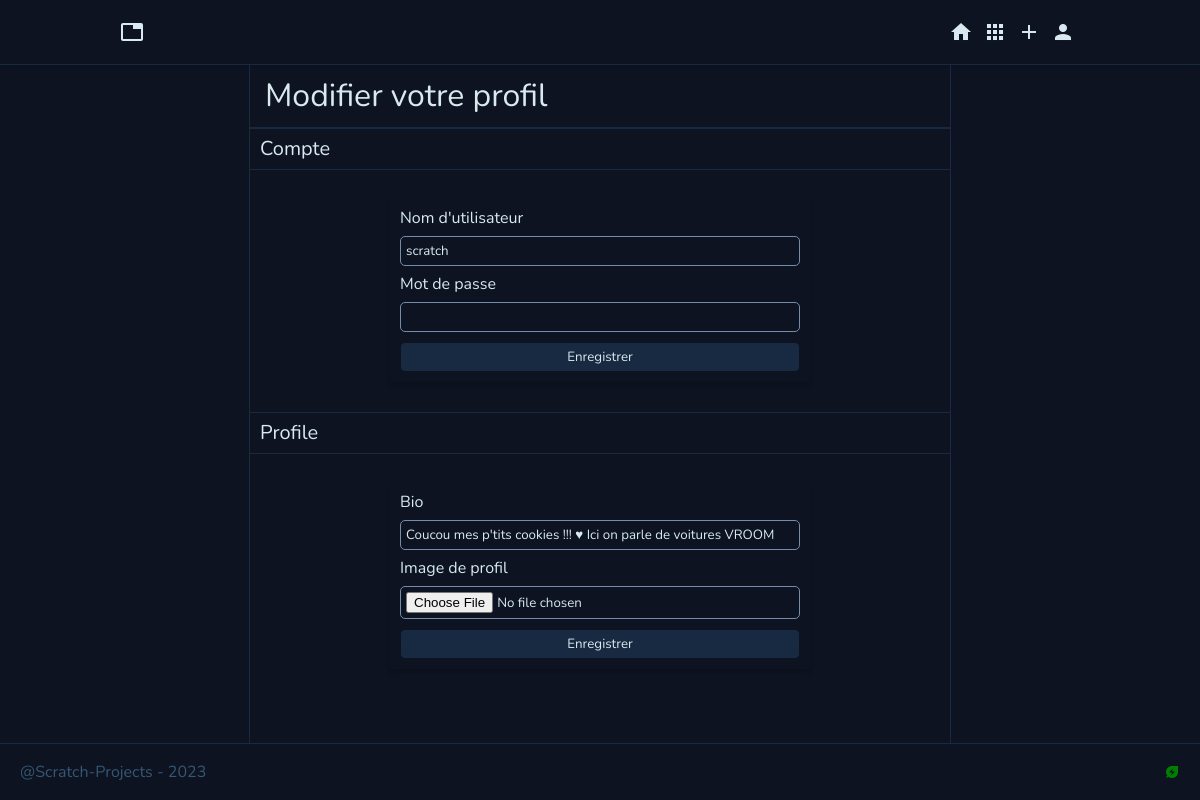
/edit/profile (signed in), run on an earlier commit of the app's database.
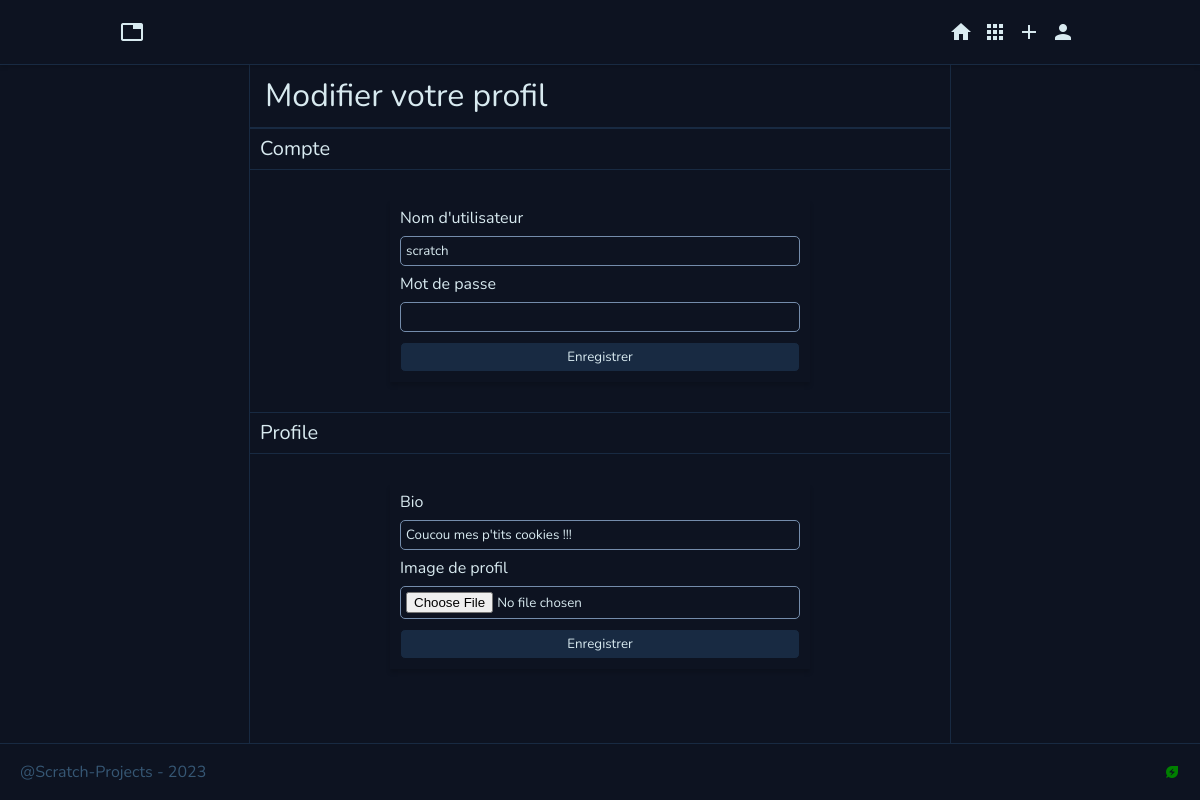
And on a later commit of the database.
### tables this page shows
CREATE TABLE "user" (
	"id"	INTEGER,
	"name"	TEXT UNIQUE,
	"password"	TEXT,
	"mail"	TEXT UNIQUE,
	PRIMARY KEY("id" AUTOINCREMENT)
);

CREATE TABLE "profile" (
	"id"	INTEGER NOT NULL UNIQUE,
	"description"	TEXT,
	"image"	BLOB,
	"typeImage"	TEXT,
	"user_id"	INTEGER NOT NULL,
	PRIMARY KEY("id" AUTOINCREMENT)
);

### db/db.php (called while the page is built, shortened)
<?php
class SqliteManager {
    public PDO $db;
    function __construct($dbName)
    {
        $this->db = new PDO('sqlite:' . './db/' . $dbName . '.db');
        $this->db->setAttribute(PDO::ATTR_DEFAULT_FETCH_MODE, PDO::FETCH_ASSOC);
        $this->db->setAttribute(PDO::ATTR_ERRMODE, PDO::ERRMODE_EXCEPTION);
    }
    public function Execute($request, $parametre = array())
    {
        $statement = $this->db->prepare($request);
        $statement->execute($parametre);
        $result = $statement->fetchAll();
        return $result;
    }
}
?>

### lib/LibSections.php (called while the page is built)
<?php
function getUser($id){
    $db = new SqliteManager("sections");
    $request = "SELECT * FROM " . DtoUser::$tableName . " WHERE id = :id";
    $result = $db->Execute($request, array("id" => $id));
    return new DtoUser($result[0]["id"], $result[0]["name"], $result[0]["password"], $result[0]["mail"]);
}
function getProfile($user_id){
    $db = new SqliteManager("sections");
    $request = "SELECT * FROM " . DtoProfile::$tableName . " WHERE user_id = :user_id";
    $result = $db->Execute($request, array("user_id" => $user_id));
    return new DtoProfile($result[0]["id"], $result[0]["description"], $result[0]["image"], $result[0]["typeImage"], $result[0]["user_id"]);
}
?>

### model/DtoUser.php (called while the page is built, shortened)
<?php
class DtoUser extends Dto
{
    function __construct(int $id, string $name, string $password, string $mail)
    {
        $this->id = $id;
        $this->name = $name;
        $this->password = $password;
        $this->mail = $mail;
    }
}

### model/DtoProfile.php (called while the page is built, shortened)
<?php
class DtoProfile extends Dto
{
    function __construct(int $id, $description, $image, $typeImage, string $user_id)
    {
        $this->id = $id;
        $this->description = $description;
        $this->image = $image;
        $this->typeImage = $typeImage;
        $this->user_id = $user_id;
    }
}

### view/ViewProfileEdit.php (the view)
<!DOCTYPE html>
<html>
<?php include "./template/header.php" ?>
<body>
    <?php include "./template/navbar.php" ?>
    <main>
        <section>
            <header>
                <h1>
                    Modifier votre profil
                </h1>
            </header>
            <h2>Compte</h2>
            <form action="/edit/user" method="post" enctype="multipart/form-data">
                <label for="name">Nom d'utilisateur</label>
                <input type="text" name="name" value="<?php echo $user->name;?>">
                <label for="password">Mot de passe</label>
                <input type="password" name="password">
                <input type="submit" value="Enregistrer">
            </form>
            <h2>Profile</h2>
            <form action="/edit/profile" method="post" enctype="multipart/form-data">
                <label for="description">Bio</label>
                <input type="text" name="description" value="<?php echo $profile->description;?>">
                <label for="image">Image de profil</label>
                <input type="file" name="image">
                <input type="submit" value="Enregistrer">
            </form>
        </section>
    </main>
    <?php include "./template/footer.php" ?>
</body>
</html>

### index.php (shortened to what this page needs)
<?php
class Route {
    private function simpleRoute($file, $route){
        if(!empty($_SERVER['REQUEST_URI'])){
            $route = preg_replace("/(^\/)|(\/$)/","",$route);
            $reqUri =  preg_replace("/(^\/)|(\/$)/","",$_SERVER['REQUEST_URI']);
        }else{
            $reqUri = "/";
        }
        if($reqUri == $route){
            include($file);
            exit();
        }
    }
    function add($route,$file){
        preg_match_all("/(?<={).+?(?=})/", $route, $paramMatches);
        if(empty($paramMatches[0])){
            $this->simpleRoute($file,$route);
            return;
        }
    }
}
include_once "./db/db.php";
$route = new Route();
$route->add("/","./controller/ControllerHome.php");
$route->add("/profile","./controller/ControllerProfile.php");
$route->add("/profile/{id}","./controller/ControllerProfile.php");
$route->add("/edit/profile","./controller/ControllerProfileEdit.php");
?>

### controller/ControllerProfileEdit.php (shortened to what this page needs)
<?php
include_once "./model/DtoUser.php";
include_once "./model/DtoProfile.php";
include_once "./lib/LibSections.php";
$id = $_SESSION["id"];
$user = getUser($id);
$profile = getProfile($id);
switch ($_SERVER['REQUEST_METHOD']) {
    case "GET":
        include_once "./view/ViewProfileEdit.php";
        break;
}

### template/header.php (shortened to what this page needs)
<head>
    <link rel="stylesheet" href="/style/reset.css">
    <link rel="stylesheet" href="/style/style.css">
</head>

### template/navbar.php
<nav class="box-shadow">
    <a href="/" class="nav-head">
        <span class="material-icons">tab</span>
    </a>
    <div class="nav-items">
        <a href="/" class="nav-item">
            <span class="material-icons">home</span>
        </a>
        <a href="/" class="nav-item">
            <span class="material-icons">apps</span>
        </a>
        <a href="/" class="nav-item">
            <span class="material-icons">add</span>
        </a>
        <a href="/profile" class="nav-item">
            <span class="material-icons">person</span>
        </a>
    </div>
</nav>

### template/footer.php
<footer>
    <span>@Scratch-Projects - 2023</span>
    <div>
        <span class="material-icons" style="color: green;">energy_savings_leaf</span>
    </div>
</footer>

### style/style.css (style rules this page uses)
:root { --body-background: whitesmoke; --fonce: #0d1321; --medium: #182a42; --normal: #365774; --light: #748cab; --bright: #d8eaf0; }
html { scroll-behavior: smooth; }
body { display: flex; flex-direction: column; min-height: 100vh; overflow-x: hidden; font-family: 'Nunito'; background-color: var(--fonce); color: var(--bright); }
main { flex-grow: 1; display: flex; flex-direction: column; }
section { width: 800px; margin: 0 auto; flex-grow: 1; border-left: solid 1px var(--medium); border-right: solid 1px var(--medium); }
.box-shadow { box-shadow: 0px 2px 4px rgba(0, 0, 0, 0.15); }
@media only screen and (max-width: 1200px) { section { width: 700px; } }
nav { padding: 20px 20%; display: flex; justify-content: space-between; position: sticky; font-size: 24px; top: 0; color: var(--bright); background-color: var(--fonce); border-bottom: solid 1px var(--medium); }
nav .nav-items { display: flex; }
nav .nav-item { padding: 0 5px; }
@media only screen and (max-width: 1200px) { nav { padding: 20px 10%; } }
header { border-bottom: solid 1px var(--medium); display: flex; padding: 15px; justify-content: space-between; gap: 15px; }
h1 { font-size: 2rem; display: flex; gap: 20px; }
h1 > span, a { margin: auto 0; }
h2 { font-size: 1.25rem; padding: 10px; border-top: solid 1px var(--medium); border-bottom: solid 1px var(--medium); }
form { width: 400px; padding: 10px; margin: 30px auto; box-shadow: 0px 4px 4px rgb(0, 0, 0, 0.15); display: flex; background-color: var(--form-background); gap: 10px; flex-direction: column; }
input { font-family: unset; padding: 5px; border-radius: 5px; color: var(--bright); border: solid 1px var(--light); background-color: var(--fonce); transition: 0.3s; }
input[type="submit"] { border: solid 1px var(--fonce); background-color: var(--medium); }
footer { background-color: var(--fonce); color: var(--normal); padding: 20px; border-top: solid 1px var(--medium); display: flex; justify-content: space-between; }

What changed in the data, as far as the page shows it:
changed profile: description "Coucou mes p'tits cookies !!! ♥ Ici on parle de voitures VROOM" → "Coucou mes p'tits cookies !!!"
